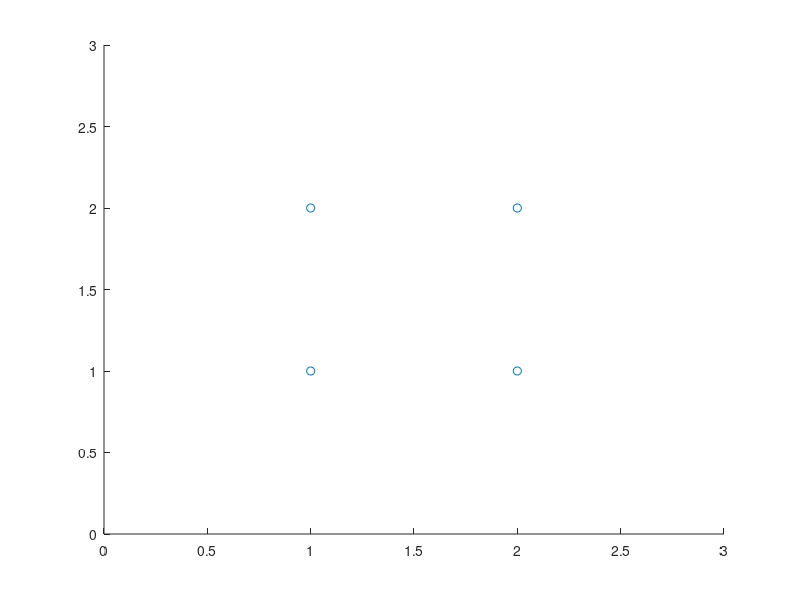

The MATLAB script that drew this image: (Note: this script raises an error after producing the figure.)
close all;clear all;clc

%% SIMULATION OF N MOLECULES IN A M by M BOX IN TWO DIMENSIONAL PLANE
% Need: 
%   -Nested conditions for checking collision - check hard sphere dynamics
%   -Velocity transfer
%   -Maxwell distribution for sim init
%All units here are relative to each other. 
%PARAMETERS

%DEBUGGING SET
n_molec=4; %amount of molecules spaced out inside box
d=0.5; %molecule diameter
m=1; %molecule mass
spc=1; %spacing
box_dim=3; %box dimension. 

%PRODUCTION SET
% n_molec=400;
% d=0.1;
% m=1;
% spc=1;
% box_dim=22;

%% INITIALIZATION 
%Initialize all molecules with random velocities.
molec_per_row=floor(box_dim/spc)-1;

vel=zeros(2,1); %two velocity components each molecule
pos=zeros(2,1);

k=0;
for i=1:molec_per_row
    for j=1:molec_per_row
        k=k+1;
        
        pos(1, k)=i*spc; pos(2, k)=j*spc;
        
        v=2*rand(2,1)-1; %Get a random unit vector for velocity
        v = bsxfun(@rdivide,v,sqrt(sum(v.^2,1)));
        vel(:, k)=v;
        if k>=n_molec
            break;
        end
        
    end
    
    if k>=n_molec
        break;
    end
end


%% PSEUDO CODE AS IN PROJECT INSTRUCTION, ADJUSTED FOR HAILE's TEXT DERIVATION
num_iter=10;

fig_idx=1;
figure(fig_idx)
h=scatter(pos(1,:), pos(2,:)); xlim([0,box_dim]); ylim([0,box_dim]); 
tic
for i=1:num_iter

    [coll_db, wall_coll_db] = get_collisions(pos, vel, d, box_dim);
    plot_positions(pos, fig_idx, box_dim, d, [])
    [pos, vel,updated_idx] = solve_collision_and_update(coll_db, wall_coll_db, pos, vel);
    plot_positions(pos, fig_idx, box_dim, d, updated_idx)
    pause(1)

    disp(i)
end
time_taken=toc
